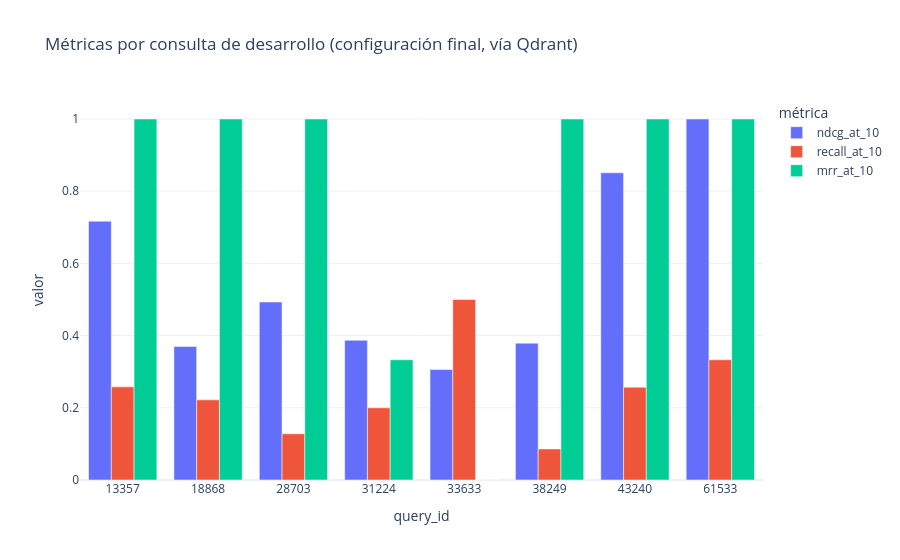

Notebook code for this chart:
### Code cell
import plotly.express as px

long_metrics = per_query.melt(
    id_vars=["query_id", "judged_count", "relevant_count"],
    value_vars=["ndcg_at_10", "recall_at_10", "mrr_at_10"],
    var_name="métrica", value_name="valor",
)
px.bar(
    long_metrics, x="query_id", y="valor", color="métrica", barmode="group",
    title="Métricas por consulta de desarrollo (configuración final, vía Qdrant)",
)

### Figure 1 — Plotly figure (JSON) as saved in the notebook; plotly's stock layout.template omitted (floating-point values rounded to 4 significant figures)
{"data": [{"alignmentgroup": "True", "hovertemplate": "métrica=ndcg_at_10<br>query_id=%{x}<br>valor=%{y}<extra></extra>", "legendgroup": "ndcg_at_10", "marker": {"color": "#636efa", "pattern": {"shape": ""}}, "name": "ndcg_at_10", "offsetgroup": "ndcg_at_10", "orientation": "v", "showlegend": true, "textposition": "auto", "type": "bar", "x": ["13357", "18868", "28703", "31224", "33633", "38249", "43240", "61533"], "xaxis": "x", "y": [0.717, 0.37, 0.493, 0.387, 0.306, 0.379, 0.851, 1.0], "yaxis": "y"}, {"alignmentgroup": "True", "hovertemplate": "métrica=recall_at_10<br>query_id=%{x}<br>valor=%{y}<extra></extra>", "legendgroup": "recall_at_10", "marker": {"color": "#EF553B", "pattern": {"shape": ""}}, "name": "recall_at_10", "offsetgroup": "recall_at_10", "orientation": "v", "showlegend": true, "textposition": "auto", "type": "bar", "x": ["13357", "18868", "28703", "31224", "33633", "38249", "43240", "61533"], "xaxis": "x", "y": [0.258, 0.222, 0.128, 0.2, 0.5, 0.086, 0.257, 0.333], "yaxis": "y"}, {"alignmentgroup": "True", "hovertemplate": "métrica=mrr_at_10<br>query_id=%{x}<br>valor=%{y}<extra></extra>", "legendgroup": "mrr_at_10", "marker": {"color": "#00cc96", "pattern": {"shape": ""}}, "name": "mrr_at_10", "offsetgroup": "mrr_at_10", "orientation": "v", "showlegend": true, "textposition": "auto", "type": "bar", "x": ["13357", "18868", "28703", "31224", "33633", "38249", "43240", "61533"], "xaxis": "x", "y": [1.0, 1.0, 1.0, 0.333, 0.0, 1.0, 1.0, 1.0], "yaxis": "y"}], "layout": {"barmode": "group", "legend": {"title": {"text": "métrica"}, "tracegroupgap": 0}, "title": {"text": "Métricas por consulta de desarrollo (configuración final, vía Qdrant)"}, "xaxis": {"anchor": "y", "domain": [0.0, 1.0], "title": {"text": "query_id"}}, "yaxis": {"anchor": "x", "domain": [0.0, 1.0], "title": {"text": "valor"}}}}
